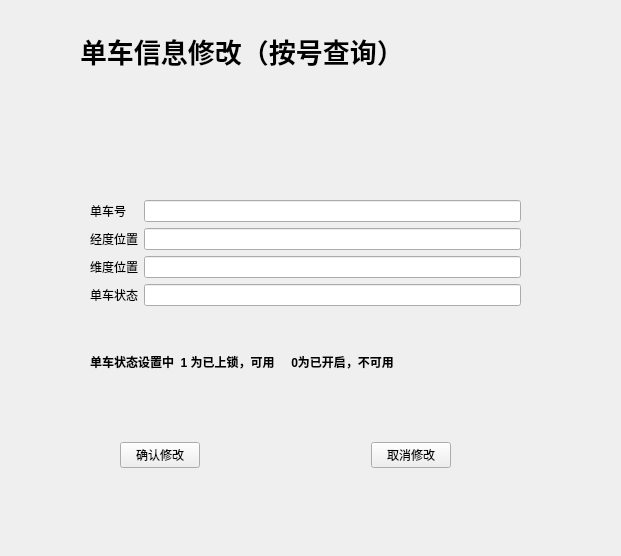
<?xml version="1.0" encoding="UTF-8"?>
<ui version="4.0">
 <class>Form</class>
 <widget class="QWidget" name="Form">
  <property name="geometry">
   <rect>
    <x>0</x>
    <y>0</y>
    <width>621</width>
    <height>556</height>
   </rect>
  </property>
  <property name="windowTitle">
   <string>Form</string>
  </property>
  <widget class="QLabel" name="label">
   <property name="geometry">
    <rect>
     <x>80</x>
     <y>30</y>
     <width>441</width>
     <height>41</height>
    </rect>
   </property>
   <property name="font">
    <font>
     <family>Arial Black</family>
     <pointsize>20</pointsize>
     <weight>75</weight>
     <bold>true</bold>
    </font>
   </property>
   <property name="text">
    <string>单车信息修改（按号查询）</string>
   </property>
  </widget>
  <widget class="QWidget" name="layoutWidget">
   <property name="geometry">
    <rect>
     <x>90</x>
     <y>200</y>
     <width>431</width>
     <height>171</height>
    </rect>
   </property>
   <layout class="QFormLayout" name="formLayout">
    <item row="0" column="0">
     <widget class="QLabel" name="label_2">
      <property name="text">
       <string>单车号</string>
      </property>
     </widget>
    </item>
    <item row="0" column="1">
     <widget class="QLineEdit" name="lineEdit"/>
    </item>
    <item row="1" column="1">
     <widget class="QLineEdit" name="lineEdit_2"/>
    </item>
    <item row="4" column="0">
     <widget class="QLabel" name="label_4">
      <property name="text">
       <string>维度位置</string>
      </property>
     </widget>
    </item>
    <item row="4" column="1">
     <widget class="QLineEdit" name="lineEdit_3"/>
    </item>
    <item row="5" column="0">
     <widget class="QLabel" name="label_5">
      <property name="text">
       <string>单车状态</string>
      </property>
     </widget>
    </item>
    <item row="5" column="1">
     <widget class="QLineEdit" name="lineEdit_4"/>
    </item>
    <item row="1" column="0">
     <widget class="QLabel" name="label_3">
      <property name="text">
       <string>经度位置</string>
      </property>
     </widget>
    </item>
    <item row="7" column="0" colspan="2">
     <widget class="QLabel" name="label_6">
      <property name="font">
       <font>
        <family>Arial</family>
        <weight>75</weight>
        <bold>true</bold>
       </font>
      </property>
      <property name="text">
       <string>单车状态设置中  1 为已上锁，可用     0为已开启，不可用</string>
      </property>
     </widget>
    </item>
    <item row="6" column="0">
     <spacer name="verticalSpacer">
      <property name="orientation">
       <enum>Qt::Vertical</enum>
      </property>
      <property name="sizeHint" stdset="0">
       <size>
        <width>20</width>
        <height>40</height>
       </size>
      </property>
     </spacer>
    </item>
   </layout>
  </widget>
  <widget class="QWidget" name="layoutWidget">
   <property name="geometry">
    <rect>
     <x>120</x>
     <y>440</y>
     <width>331</width>
     <height>30</height>
    </rect>
   </property>
   <layout class="QHBoxLayout" name="horizontalLayout">
    <item>
     <widget class="QPushButton" name="pushButton">
      <property name="text">
       <string>确认修改</string>
      </property>
     </widget>
    </item>
    <item>
     <spacer name="horizontalSpacer">
      <property name="orientation">
       <enum>Qt::Horizontal</enum>
      </property>
      <property name="sizeHint" stdset="0">
       <size>
        <width>40</width>
        <height>20</height>
       </size>
      </property>
     </spacer>
    </item>
    <item>
     <widget class="QPushButton" name="pushButton_2">
      <property name="text">
       <string>取消修改</string>
      </property>
     </widget>
    </item>
   </layout>
  </widget>
 </widget>
 <resources/>
 <connections/>
</ui>
